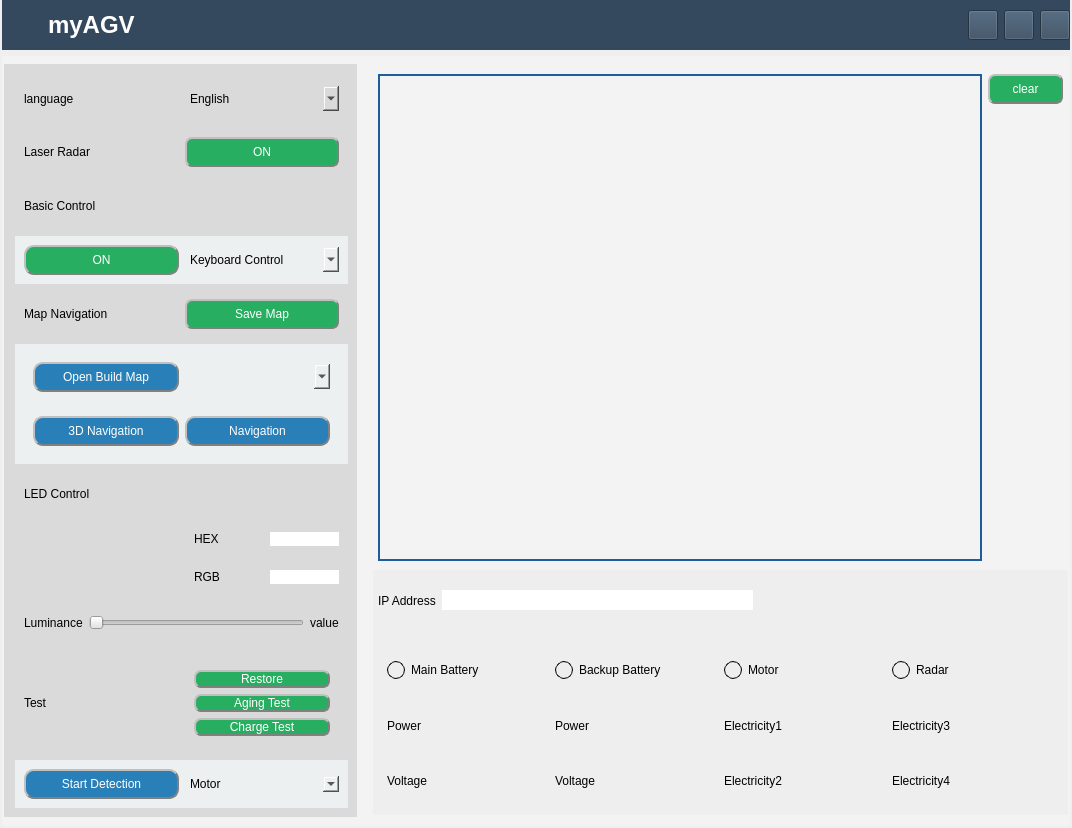
<?xml version="1.0" encoding="UTF-8"?>
<ui version="4.0">
 <class>myAGV</class>
 <widget class="QMainWindow" name="myAGV">
  <property name="geometry">
   <rect>
    <x>0</x>
    <y>0</y>
    <width>1072</width>
    <height>828</height>
   </rect>
  </property>
  <property name="windowTitle">
   <string>MainWindow</string>
  </property>
  <widget class="QWidget" name="centralwidget">
   <layout class="QVBoxLayout" name="verticalLayout_15">
    <property name="leftMargin">
     <number>2</number>
    </property>
    <property name="topMargin">
     <number>0</number>
    </property>
    <property name="rightMargin">
     <number>2</number>
    </property>
    <property name="bottomMargin">
     <number>2</number>
    </property>
    <item>
     <widget class="QWidget" name="menu_widget" native="true">
      <property name="maximumSize">
       <size>
        <width>16777215</width>
        <height>50</height>
       </size>
      </property>
      <property name="styleSheet">
       <string notr="true">background-color: rgb(52, 73, 94);</string>
      </property>
      <layout class="QGridLayout" name="gridLayout">
       <property name="leftMargin">
        <number>10</number>
       </property>
       <property name="topMargin">
        <number>0</number>
       </property>
       <property name="rightMargin">
        <number>0</number>
       </property>
       <property name="bottomMargin">
        <number>0</number>
       </property>
       <item row="0" column="1">
        <widget class="QLabel" name="title">
         <property name="font">
          <font>
           <family>Arial</family>
           <pointsize>18</pointsize>
           <weight>75</weight>
           <bold>true</bold>
          </font>
         </property>
         <property name="styleSheet">
          <string notr="true">background-color: rgb(255, 255, 255，200);
color: rgb(255, 255, 255);</string>
         </property>
         <property name="text">
          <string>myAGV</string>
         </property>
        </widget>
       </item>
       <item row="0" column="0">
        <widget class="QLabel" name="logo_lab">
         <property name="sizePolicy">
          <sizepolicy hsizetype="Preferred" vsizetype="Preferred">
           <horstretch>0</horstretch>
           <verstretch>0</verstretch>
          </sizepolicy>
         </property>
         <property name="minimumSize">
          <size>
           <width>25</width>
           <height>25</height>
          </size>
         </property>
         <property name="maximumSize">
          <size>
           <width>30</width>
           <height>30</height>
          </size>
         </property>
         <property name="styleSheet">
          <string notr="true"/>
         </property>
         <property name="text">
          <string/>
         </property>
         <property name="pixmap">
          <pixmap>C:/Users/Administrator/.designer/backup/operations_UI/img_UI/logo.ico</pixmap>
         </property>
         <property name="scaledContents">
          <bool>true</bool>
         </property>
         <property name="margin">
          <number>0</number>
         </property>
        </widget>
       </item>
       <item row="0" column="2">
        <widget class="QPushButton" name="min_btn">
         <property name="enabled">
          <bool>true</bool>
         </property>
         <property name="sizePolicy">
          <sizepolicy hsizetype="Minimum" vsizetype="Expanding">
           <horstretch>0</horstretch>
           <verstretch>0</verstretch>
          </sizepolicy>
         </property>
         <property name="minimumSize">
          <size>
           <width>30</width>
           <height>30</height>
          </size>
         </property>
         <property name="maximumSize">
          <size>
           <width>30</width>
           <height>30</height>
          </size>
         </property>
         <property name="cursor">
          <cursorShape>PointingHandCursor</cursorShape>
         </property>
         <property name="styleSheet">
          <string notr="true"/>
         </property>
         <property name="text">
          <string/>
         </property>
         <property name="icon">
          <iconset>
           <normaloff>C:/Users/Administrator/.designer/backup/operations_UI/img_UI/min.ico</normaloff>C:/Users/Administrator/.designer/backup/operations_UI/img_UI/min.ico</iconset>
         </property>
         <property name="iconSize">
          <size>
           <width>30</width>
           <height>30</height>
          </size>
         </property>
        </widget>
       </item>
       <item row="0" column="3">
        <widget class="QPushButton" name="max_btn">
         <property name="enabled">
          <bool>true</bool>
         </property>
         <property name="sizePolicy">
          <sizepolicy hsizetype="Minimum" vsizetype="Expanding">
           <horstretch>0</horstretch>
           <verstretch>0</verstretch>
          </sizepolicy>
         </property>
         <property name="minimumSize">
          <size>
           <width>30</width>
           <height>30</height>
          </size>
         </property>
         <property name="maximumSize">
          <size>
           <width>30</width>
           <height>30</height>
          </size>
         </property>
         <property name="cursor">
          <cursorShape>PointingHandCursor</cursorShape>
         </property>
         <property name="styleSheet">
          <string notr="true"/>
         </property>
         <property name="text">
          <string/>
         </property>
         <property name="icon">
          <iconset>
           <normaloff>C:/Users/Administrator/.designer/backup/operations_UI/img_UI/max.ico</normaloff>C:/Users/Administrator/.designer/backup/operations_UI/img_UI/max.ico</iconset>
         </property>
         <property name="iconSize">
          <size>
           <width>30</width>
           <height>30</height>
          </size>
         </property>
        </widget>
       </item>
       <item row="0" column="4">
        <widget class="QPushButton" name="close_btn">
         <property name="minimumSize">
          <size>
           <width>30</width>
           <height>30</height>
          </size>
         </property>
         <property name="maximumSize">
          <size>
           <width>30</width>
           <height>30</height>
          </size>
         </property>
         <property name="cursor">
          <cursorShape>PointingHandCursor</cursorShape>
         </property>
         <property name="styleSheet">
          <string notr="true"/>
         </property>
         <property name="text">
          <string/>
         </property>
         <property name="icon">
          <iconset>
           <normaloff>C:/Users/Administrator/.designer/backup/operations_UI/img_UI/close.ico</normaloff>C:/Users/Administrator/.designer/backup/operations_UI/img_UI/close.ico</iconset>
         </property>
         <property name="iconSize">
          <size>
           <width>30</width>
           <height>30</height>
          </size>
         </property>
        </widget>
       </item>
      </layout>
     </widget>
    </item>
    <item>
     <widget class="QScrollArea" name="scrollArea">
      <property name="styleSheet">
       <string notr="true">background-color: rgb(243, 243, 243);
border:None;</string>
      </property>
      <property name="widgetResizable">
       <bool>true</bool>
      </property>
      <widget class="QWidget" name="scrollAreaWidgetContents">
       <property name="geometry">
        <rect>
         <x>0</x>
         <y>0</y>
         <width>1068</width>
         <height>770</height>
        </rect>
       </property>
       <layout class="QHBoxLayout" name="horizontalLayout" stretch="1,2">
        <property name="leftMargin">
         <number>2</number>
        </property>
        <property name="topMargin">
         <number>8</number>
        </property>
        <property name="rightMargin">
         <number>2</number>
        </property>
        <item>
         <widget class="QWidget" name="widget_left" native="true">
          <property name="styleSheet">
           <string notr="true">background-color: rgb(218, 218, 218);</string>
          </property>
          <layout class="QVBoxLayout" name="verticalLayout_3">
           <property name="leftMargin">
            <number>11</number>
           </property>
           <property name="topMargin">
            <number>11</number>
           </property>
           <item>
            <widget class="QWidget" name="widget" native="true">
             <layout class="QHBoxLayout" name="horizontalLayout_12">
              <item>
               <widget class="QLabel" name="label_language">
                <property name="styleSheet">
                 <string notr="true">background-color: rgb(255, 255, 255，200);
font: 75 14pt &quot;Arial&quot;;</string>
                </property>
                <property name="text">
                 <string>language</string>
                </property>
               </widget>
              </item>
              <item>
               <widget class="QComboBox" name="comboBox_language_selection">
                <property name="minimumSize">
                 <size>
                  <width>0</width>
                  <height>25</height>
                 </size>
                </property>
                <item>
                 <property name="text">
                  <string>English</string>
                 </property>
                </item>
                <item>
                 <property name="text">
                  <string>Chinese</string>
                 </property>
                </item>
               </widget>
              </item>
             </layout>
            </widget>
           </item>
           <item>
            <widget class="QWidget" name="widget_5" native="true">
             <layout class="QHBoxLayout" name="horizontalLayout_4">
              <item>
               <widget class="QLabel" name="label_radar">
                <property name="styleSheet">
                 <string notr="true">font: 13pt &quot;Arial&quot;;</string>
                </property>
                <property name="text">
                 <string>Laser Radar</string>
                </property>
               </widget>
              </item>
              <item>
               <widget class="QPushButton" name="radar_button">
                <property name="minimumSize">
                 <size>
                  <width>0</width>
                  <height>30</height>
                 </size>
                </property>
                <property name="styleSheet">
                 <string notr="true">background-color: rgb(39, 174, 96);
color: rgb(255, 255, 255);
border-radius: 7px;
border: 2px groove gray;
border-style: outset;
font: 75 9pt &quot;Arial&quot;;</string>
                </property>
                <property name="text">
                 <string>ON</string>
                </property>
               </widget>
              </item>
             </layout>
            </widget>
           </item>
           <item>
            <widget class="QWidget" name="widget_6" native="true">
             <layout class="QHBoxLayout" name="horizontalLayout_3">
              <item>
               <widget class="QLabel" name="basic_control">
                <property name="styleSheet">
                 <string notr="true">font: 13pt &quot;Arial&quot;;</string>
                </property>
                <property name="text">
                 <string>Basic Control</string>
                </property>
               </widget>
              </item>
              <item>
               <widget class="QWidget" name="widget_7" native="true"/>
              </item>
             </layout>
            </widget>
           </item>
           <item>
            <widget class="QWidget" name="widget_8" native="true">
             <property name="styleSheet">
              <string notr="true">background-color: rgb(236, 240, 241);</string>
             </property>
             <layout class="QHBoxLayout" name="horizontalLayout_13">
              <item>
               <widget class="QPushButton" name="basic_control_button">
                <property name="minimumSize">
                 <size>
                  <width>0</width>
                  <height>30</height>
                 </size>
                </property>
                <property name="styleSheet">
                 <string notr="true">background-color: rgb(39, 174, 96);
color: rgb(255, 255, 255);
border-radius: 10px;
border: 2px groove gray;
border-style: outset;
font: 75 9pt &quot;Arial&quot;;</string>
                </property>
                <property name="text">
                 <string>ON</string>
                </property>
               </widget>
              </item>
              <item>
               <widget class="QComboBox" name="basic_control_selection">
                <property name="minimumSize">
                 <size>
                  <width>0</width>
                  <height>25</height>
                 </size>
                </property>
                <item>
                 <property name="text">
                  <string>Keyboard Control</string>
                 </property>
                </item>
                <item>
                 <property name="text">
                  <string>Joystick-Alphabet</string>
                 </property>
                </item>
                <item>
                 <property name="text">
                  <string>Joystick-Number</string>
                 </property>
                </item>
               </widget>
              </item>
             </layout>
            </widget>
           </item>
           <item>
            <widget class="QWidget" name="widget_9" native="true">
             <layout class="QHBoxLayout" name="horizontalLayout_5">
              <item>
               <widget class="QLabel" name="label_map_nav">
                <property name="styleSheet">
                 <string notr="true">font: 13pt &quot;Arial&quot;;</string>
                </property>
                <property name="text">
                 <string>Map Navigation</string>
                </property>
               </widget>
              </item>
              <item>
               <widget class="QPushButton" name="save_map_button">
                <property name="minimumSize">
                 <size>
                  <width>0</width>
                  <height>30</height>
                 </size>
                </property>
                <property name="styleSheet">
                 <string notr="true">background-color: rgb(39, 174, 96);
color: rgb(255, 255, 255);
border-radius: 7px;
border: 2px groove gray;
border-style: outset;
font: 75 9pt &quot;Arial&quot;;</string>
                </property>
                <property name="text">
                 <string>Save Map</string>
                </property>
               </widget>
              </item>
             </layout>
            </widget>
           </item>
           <item>
            <widget class="QWidget" name="widget_13" native="true">
             <property name="styleSheet">
              <string notr="true">background-color: rgb(236, 240, 241);</string>
             </property>
             <layout class="QVBoxLayout" name="verticalLayout_2">
              <item>
               <widget class="QWidget" name="widget_10" native="true">
                <property name="styleSheet">
                 <string notr="true"/>
                </property>
                <layout class="QHBoxLayout" name="horizontalLayout_6">
                 <item>
                  <widget class="QPushButton" name="open_build_map">
                   <property name="minimumSize">
                    <size>
                     <width>0</width>
                     <height>30</height>
                    </size>
                   </property>
                   <property name="styleSheet">
                    <string notr="true">background-color:rgb(41, 128, 185);
color: rgb(255, 255, 255);
border-radius: 10px;
border: 2px groove gray;
border-style: outset;
font: 75 9pt &quot;Arial&quot;;</string>
                   </property>
                   <property name="text">
                    <string>Open Build Map</string>
                   </property>
                  </widget>
                 </item>
                 <item>
                  <widget class="QComboBox" name="build_map_selection">
                   <property name="minimumSize">
                    <size>
                     <width>0</width>
                     <height>25</height>
                    </size>
                   </property>
                  </widget>
                 </item>
                </layout>
               </widget>
              </item>
              <item>
               <widget class="QWidget" name="widget_12" native="true">
                <property name="styleSheet">
                 <string notr="true"/>
                </property>
                <layout class="QHBoxLayout" name="horizontalLayout_9">
                 <item>
                  <widget class="QPushButton" name="navigation_3d_button">
                   <property name="minimumSize">
                    <size>
                     <width>0</width>
                     <height>30</height>
                    </size>
                   </property>
                   <property name="styleSheet">
                    <string notr="true">background-color:rgb(41, 128, 185);
color: rgb(255, 255, 255);
border-radius: 10px;
border: 2px groove gray;
border-style: outset;
font: 75 9pt &quot;Arial&quot;;</string>
                   </property>
                   <property name="text">
                    <string>3D Navigation</string>
                   </property>
                  </widget>
                 </item>
                 <item>
                  <widget class="QPushButton" name="navigation_button">
                   <property name="minimumSize">
                    <size>
                     <width>0</width>
                     <height>30</height>
                    </size>
                   </property>
                   <property name="styleSheet">
                    <string notr="true">background-color:rgb(41, 128, 185);
color: rgb(255, 255, 255);
border-radius: 10px;
border: 2px groove gray;
border-style: outset;
font: 75 9pt &quot;Arial&quot;;</string>
                   </property>
                   <property name="text">
                    <string>Navigation</string>
                   </property>
                  </widget>
                 </item>
                </layout>
               </widget>
              </item>
             </layout>
            </widget>
           </item>
           <item>
            <widget class="QWidget" name="widget_14" native="true">
             <layout class="QHBoxLayout" name="horizontalLayout_17">
              <item>
               <widget class="QLabel" name="label_10">
                <property name="styleSheet">
                 <string notr="true">font: 13pt &quot;Arial&quot;;</string>
                </property>
                <property name="text">
                 <string>LED Control</string>
                </property>
               </widget>
              </item>
              <item>
               <widget class="QWidget" name="widget_15" native="true"/>
              </item>
             </layout>
            </widget>
           </item>
           <item>
            <layout class="QHBoxLayout" name="horizontalLayout_palette">
             <item>
              <widget class="QWidget" name="color_palette" native="true"/>
             </item>
             <item>
              <layout class="QVBoxLayout" name="verticalLayout_4">
               <item>
                <widget class="QWidget" name="widget_hex" native="true">
                 <layout class="QHBoxLayout" name="horizontalLayout_29">
                  <item>
                   <widget class="QLabel" name="label_11">
                    <property name="text">
                     <string>HEX</string>
                    </property>
                   </widget>
                  </item>
                  <item>
                   <widget class="QLabel" name="lineEdit_HEX">
                    <property name="styleSheet">
                     <string notr="true">background:white;</string>
                    </property>
                    <property name="text">
                     <string/>
                    </property>
                   </widget>
                  </item>
                 </layout>
                </widget>
               </item>
               <item>
                <widget class="QWidget" name="widget_rgb" native="true">
                 <layout class="QHBoxLayout" name="horizontalLayout_30">
                  <item>
                   <widget class="QLabel" name="label_12">
                    <property name="text">
                     <string>RGB</string>
                    </property>
                   </widget>
                  </item>
                  <item>
                   <widget class="QLabel" name="lineEdit_RGB">
                    <property name="styleSheet">
                     <string notr="true">background:white;</string>
                    </property>
                    <property name="text">
                     <string/>
                    </property>
                   </widget>
                  </item>
                 </layout>
                </widget>
               </item>
              </layout>
             </item>
            </layout>
           </item>
           <item>
            <widget class="QWidget" name="widget_19" native="true">
             <layout class="QHBoxLayout" name="horizontalLayout_26">
              <item>
               <widget class="QLabel" name="label_luminance">
                <property name="styleSheet">
                 <string notr="true">font: 10pt &quot;Arial&quot;;</string>
                </property>
                <property name="text">
                 <string>Luminance</string>
                </property>
               </widget>
              </item>
              <item>
               <widget class="QSlider" name="horizontal_Slider">
                <property name="orientation">
                 <enum>Qt::Horizontal</enum>
                </property>
               </widget>
              </item>
              <item>
               <widget class="QLabel" name="label_value">
                <property name="text">
                 <string>value</string>
                </property>
               </widget>
              </item>
             </layout>
            </widget>
           </item>
           <item>
            <widget class="QWidget" name="widget_22" native="true">
             <layout class="QHBoxLayout" name="horizontalLayout_27">
              <item>
               <widget class="QLabel" name="label_15">
                <property name="styleSheet">
                 <string notr="true">font: 13pt &quot;Arial&quot;;</string>
                </property>
                <property name="text">
                 <string>Test</string>
                </property>
               </widget>
              </item>
              <item>
               <widget class="QWidget" name="widget_23" native="true">
                <layout class="QVBoxLayout" name="verticalLayout_8">
                 <item>
                  <widget class="QPushButton" name="Restore_btn">
                   <property name="styleSheet">
                    <string notr="true">background-color: rgb(39, 174, 96);
color: rgb(255, 255, 255);
border-radius: 7px;
border: 2px groove gray;
border-style: outset;
font: 75 9pt &quot;Arial&quot;;</string>
                   </property>
                   <property name="text">
                    <string>Restore</string>
                   </property>
                  </widget>
                 </item>
                 <item>
                  <widget class="QPushButton" name="Aging_btn">
                   <property name="styleSheet">
                    <string notr="true">background-color: rgb(39, 174, 96);
color: rgb(255, 255, 255);
border-radius: 7px;
border: 2px groove gray;
border-style: outset;
font: 75 9pt &quot;Arial&quot;;</string>
                   </property>
                   <property name="text">
                    <string>Aging Test</string>
                   </property>
                  </widget>
                 </item>
                 <item>
                  <widget class="QPushButton" name="Charge_btn">
                   <property name="styleSheet">
                    <string notr="true">background-color: rgb(39, 174, 96);
color: rgb(255, 255, 255);
border-radius: 7px;
border: 2px groove gray;
border-style: outset;
font: 75 9pt &quot;Arial&quot;;</string>
                   </property>
                   <property name="text">
                    <string>Charge Test</string>
                   </property>
                  </widget>
                 </item>
                </layout>
               </widget>
              </item>
             </layout>
            </widget>
           </item>
           <item>
            <widget class="QWidget" name="widget_24" native="true">
             <property name="styleSheet">
              <string notr="true">background-color: rgb(236, 240, 241);</string>
             </property>
             <layout class="QHBoxLayout" name="horizontalLayout_10">
              <item>
               <widget class="QPushButton" name="start_detection_button">
                <property name="sizePolicy">
                 <sizepolicy hsizetype="Minimum" vsizetype="Fixed">
                  <horstretch>0</horstretch>
                  <verstretch>30</verstretch>
                 </sizepolicy>
                </property>
                <property name="minimumSize">
                 <size>
                  <width>0</width>
                  <height>30</height>
                 </size>
                </property>
                <property name="styleSheet">
                 <string notr="true">background-color:rgb(41, 128, 185);
color: rgb(255, 255, 255);
border-radius: 10px;
border: 2px groove gray;
border-style: outset;
font: 75 9pt &quot;Arial&quot;;</string>
                </property>
                <property name="text">
                 <string>Start Detection</string>
                </property>
               </widget>
              </item>
              <item>
               <widget class="QComboBox" name="comboBox_testing">
                <item>
                 <property name="text">
                  <string>Motor</string>
                 </property>
                </item>
                <item>
                 <property name="text">
                  <string>LED</string>
                 </property>
                </item>
                <item>
                 <property name="text">
                  <string>2D Camera</string>
                 </property>
                </item>
                <item>
                 <property name="text">
                  <string>3D Camera</string>
                 </property>
                </item>
                <item>
                 <property name="text">
                  <string>Pump</string>
                 </property>
                </item>
               </widget>
              </item>
             </layout>
            </widget>
           </item>
          </layout>
         </widget>
        </item>
        <item>
         <widget class="QWidget" name="widget_right" native="true">
          <property name="styleSheet">
           <string notr="true"/>
          </property>
          <layout class="QVBoxLayout" name="verticalLayout_6" stretch="2,1">
           <property name="leftMargin">
            <number>10</number>
           </property>
           <property name="topMargin">
            <number>10</number>
           </property>
           <property name="rightMargin">
            <number>0</number>
           </property>
           <property name="bottomMargin">
            <number>2</number>
           </property>
           <item>
            <widget class="QWidget" name="widget_3" native="true">
             <layout class="QHBoxLayout" name="horizontalLayout_2" stretch="8,1">
              <property name="leftMargin">
               <number>5</number>
              </property>
              <property name="topMargin">
               <number>0</number>
              </property>
              <property name="rightMargin">
               <number>5</number>
              </property>
              <property name="bottomMargin">
               <number>3</number>
              </property>
              <item>
               <widget class="QTextBrowser" name="textBrowser">
                <property name="styleSheet">
                 <string notr="true">border:2px solid #1D5D9B;</string>
                </property>
               </widget>
              </item>
              <item>
               <layout class="QVBoxLayout" name="verticalLayout">
                <item>
                 <widget class="QPushButton" name="log_clear">
                  <property name="minimumSize">
                   <size>
                    <width>0</width>
                    <height>30</height>
                   </size>
                  </property>
                  <property name="styleSheet">
                   <string notr="true">background-color: rgb(39, 174, 96);
color: rgb(255, 255, 255);
border-radius: 7px;
border: 2px groove gray;
border-style: outset;
font: 75 9pt &quot;Arial&quot;;</string>
                  </property>
                  <property name="text">
                   <string>clear</string>
                  </property>
                 </widget>
                </item>
                <item>
                 <spacer name="verticalSpacer">
                  <property name="orientation">
                   <enum>Qt::Vertical</enum>
                  </property>
                  <property name="sizeHint" stdset="0">
                   <size>
                    <width>20</width>
                    <height>40</height>
                   </size>
                  </property>
                 </spacer>
                </item>
               </layout>
              </item>
             </layout>
            </widget>
           </item>
           <item>
            <widget class="QWidget" name="widget_4" native="true">
             <property name="styleSheet">
              <string notr="true">background-color:#EEEEEE;</string>
             </property>
             <layout class="QVBoxLayout" name="verticalLayout_14" stretch="1,3">
              <property name="leftMargin">
               <number>5</number>
              </property>
              <property name="topMargin">
               <number>0</number>
              </property>
              <property name="rightMargin">
               <number>5</number>
              </property>
              <property name="bottomMargin">
               <number>0</number>
              </property>
              <item>
               <widget class="QWidget" name="widget_11" native="true">
                <layout class="QHBoxLayout" name="horizontalLayout_20">
                 <property name="leftMargin">
                  <number>0</number>
                 </property>
                 <property name="rightMargin">
                  <number>0</number>
                 </property>
                 <property name="bottomMargin">
                  <number>8</number>
                 </property>
                 <item>
                  <widget class="QLabel" name="IP_address">
                   <property name="styleSheet">
                    <string notr="true">font: 10pt &quot;Arial&quot;;</string>
                   </property>
                   <property name="text">
                    <string>IP Address</string>
                   </property>
                  </widget>
                 </item>
                 <item>
                  <widget class="QLineEdit" name="lineEdit">
                   <property name="minimumSize">
                    <size>
                     <width>0</width>
                     <height>20</height>
                    </size>
                   </property>
                   <property name="styleSheet">
                    <string notr="true">background-color: rgb(255, 255, 255);</string>
                   </property>
                  </widget>
                 </item>
                 <item>
                  <spacer name="horizontalSpacer">
                   <property name="orientation">
                    <enum>Qt::Horizontal</enum>
                   </property>
                   <property name="sizeHint" stdset="0">
                    <size>
                     <width>40</width>
                     <height>20</height>
                    </size>
                   </property>
                  </spacer>
                 </item>
                </layout>
               </widget>
              </item>
              <item>
               <widget class="QWidget" name="widget_18" native="true">
                <property name="styleSheet">
                 <string notr="true"/>
                </property>
                <layout class="QHBoxLayout" name="horizontalLayout_8">
                 <item>
                  <layout class="QVBoxLayout" name="verticalLayout_5">
                   <item>
                    <layout class="QHBoxLayout" name="horizontalLayout_21">
                     <item>
                      <widget class="QLabel" name="status_battery_main">
                       <property name="minimumSize">
                        <size>
                         <width>18</width>
                         <height>18</height>
                        </size>
                       </property>
                       <property name="maximumSize">
                        <size>
                         <width>18</width>
                         <height>18</height>
                        </size>
                       </property>
                       <property name="styleSheet">
                        <string notr="true">border-radius: 9px;
border: 1px solid</string>
                       </property>
                       <property name="text">
                        <string/>
                       </property>
                      </widget>
                     </item>
                     <item>
                      <widget class="QLabel" name="main_battery">
                       <property name="styleSheet">
                        <string notr="true">font: 10pt &quot;Arial&quot;;</string>
                       </property>
                       <property name="text">
                        <string>Main Battery</string>
                       </property>
                      </widget>
                     </item>
                    </layout>
                   </item>
                   <item>
                    <layout class="QHBoxLayout" name="horizontalLayout_22">
                     <item>
                      <widget class="QLabel" name="electricity_main">
                       <property name="styleSheet">
                        <string notr="true">font: 10pt &quot;Arial&quot;;</string>
                       </property>
                       <property name="text">
                        <string>Power</string>
                       </property>
                      </widget>
                     </item>
                     <item>
                      <widget class="QLabel" name="lineEdit_power">
                       <property name="styleSheet">
                        <string notr="true"/>
                       </property>
                       <property name="text">
                        <string/>
                       </property>
                      </widget>
                     </item>
                    </layout>
                   </item>
                   <item>
                    <layout class="QHBoxLayout" name="horizontalLayout_23">
                     <item>
                      <widget class="QLabel" name="voltage">
                       <property name="styleSheet">
                        <string notr="true">font: 10pt &quot;Arial&quot;;</string>
                       </property>
                       <property name="text">
                        <string>Voltage</string>
                       </property>
                      </widget>
                     </item>
                     <item>
                      <widget class="QLabel" name="lineEdit_voltage">
                       <property name="styleSheet">
                        <string notr="true"/>
                       </property>
                       <property name="text">
                        <string/>
                       </property>
                      </widget>
                     </item>
                    </layout>
                   </item>
                  </layout>
                 </item>
                 <item>
                  <layout class="QVBoxLayout" name="verticalLayout_13">
                   <item>
                    <layout class="QHBoxLayout" name="horizontalLayout_31">
                     <item>
                      <widget class="QLabel" name="status_battery_backup_2">
                       <property name="minimumSize">
                        <size>
                         <width>18</width>
                         <height>18</height>
                        </size>
                       </property>
                       <property name="maximumSize">
                        <size>
                         <width>18</width>
                         <height>18</height>
                        </size>
                       </property>
                       <property name="styleSheet">
                        <string notr="true">border-radius: 9px;
border: 1px solid</string>
                       </property>
                       <property name="text">
                        <string/>
                       </property>
                      </widget>
                     </item>
                     <item>
                      <widget class="QLabel" name="backup_battery">
                       <property name="styleSheet">
                        <string notr="true">font: 10pt &quot;Arial&quot;;</string>
                       </property>
                       <property name="text">
                        <string>Backup Battery</string>
                       </property>
                      </widget>
                     </item>
                    </layout>
                   </item>
                   <item>
                    <layout class="QHBoxLayout" name="horizontalLayout_32">
                     <item>
                      <widget class="QLabel" name="power_backup">
                       <property name="styleSheet">
                        <string notr="true">font: 10pt &quot;Arial&quot;;</string>
                       </property>
                       <property name="text">
                        <string>Power</string>
                       </property>
                      </widget>
                     </item>
                     <item>
                      <widget class="QLabel" name="lineEdit_power_backup">
                       <property name="styleSheet">
                        <string notr="true"/>
                       </property>
                       <property name="text">
                        <string/>
                       </property>
                      </widget>
                     </item>
                    </layout>
                   </item>
                   <item>
                    <layout class="QHBoxLayout" name="horizontalLayout_33">
                     <item>
                      <widget class="QLabel" name="voltage_backup">
                       <property name="styleSheet">
                        <string notr="true">font: 10pt &quot;Arial&quot;;</string>
                       </property>
                       <property name="text">
                        <string>Voltage</string>
                       </property>
                      </widget>
                     </item>
                     <item>
                      <widget class="QLabel" name="lineEdit_voltage_backup">
                       <property name="styleSheet">
                        <string notr="true"/>
                       </property>
                       <property name="text">
                        <string/>
                       </property>
                      </widget>
                     </item>
                    </layout>
                   </item>
                  </layout>
                 </item>
                 <item>
                  <layout class="QVBoxLayout" name="verticalLayout_7">
                   <item>
                    <layout class="QHBoxLayout" name="horizontalLayout_25">
                     <item>
                      <widget class="QLabel" name="status_motor_1">
                       <property name="minimumSize">
                        <size>
                         <width>18</width>
                         <height>18</height>
                        </size>
                       </property>
                       <property name="maximumSize">
                        <size>
                         <width>18</width>
                         <height>18</height>
                        </size>
                       </property>
                       <property name="styleSheet">
                        <string notr="true">border-radius: 9px;
border: 1px solid</string>
                       </property>
                       <property name="text">
                        <string/>
                       </property>
                      </widget>
                     </item>
                     <item>
                      <widget class="QLabel" name="motor_1">
                       <property name="styleSheet">
                        <string notr="true">font: 10pt &quot;Arial&quot;;</string>
                       </property>
                       <property name="text">
                        <string>Motor</string>
                       </property>
                      </widget>
                     </item>
                    </layout>
                   </item>
                   <item>
                    <layout class="QHBoxLayout" name="horizontalLayout_7">
                     <item>
                      <widget class="QLabel" name="electricity_name1">
                       <property name="styleSheet">
                        <string notr="true">font: 10pt &quot;Arial&quot;;</string>
                       </property>
                       <property name="text">
                        <string>Electricity1</string>
                       </property>
                      </widget>
                     </item>
                     <item>
                      <widget class="QLabel" name="electricity_motor1">
                       <property name="text">
                        <string/>
                       </property>
                      </widget>
                     </item>
                    </layout>
                   </item>
                   <item>
                    <layout class="QHBoxLayout" name="horizontalLayout_11">
                     <item>
                      <widget class="QLabel" name="electricity_name_2">
                       <property name="styleSheet">
                        <string notr="true">font: 10pt &quot;Arial&quot;;</string>
                       </property>
                       <property name="text">
                        <string>Electricity2</string>
                       </property>
                      </widget>
                     </item>
                     <item>
                      <widget class="QLabel" name="electricity_motor2">
                       <property name="text">
                        <string/>
                       </property>
                      </widget>
                     </item>
                    </layout>
                   </item>
                  </layout>
                 </item>
                 <item>
                  <layout class="QVBoxLayout" name="verticalLayout_12">
                   <item>
                    <layout class="QHBoxLayout" name="horizontalLayout_24">
                     <item>
                      <widget class="QLabel" name="status_radar">
                       <property name="minimumSize">
                        <size>
                         <width>18</width>
                         <height>18</height>
                        </size>
                       </property>
                       <property name="maximumSize">
                        <size>
                         <width>18</width>
                         <height>18</height>
                        </size>
                       </property>
                       <property name="styleSheet">
                        <string notr="true">border-radius: 9px;
border: 1px solid</string>
                       </property>
                       <property name="text">
                        <string/>
                       </property>
                      </widget>
                     </item>
                     <item>
                      <widget class="QLabel" name="Radar">
                       <property name="styleSheet">
                        <string notr="true">font: 10pt &quot;Arial&quot;;</string>
                       </property>
                       <property name="text">
                        <string>Radar</string>
                       </property>
                      </widget>
                     </item>
                    </layout>
                   </item>
                   <item>
                    <layout class="QHBoxLayout" name="horizontalLayout_16">
                     <item>
                      <widget class="QLabel" name="electricity_name_3">
                       <property name="styleSheet">
                        <string notr="true">font: 10pt &quot;Arial&quot;;</string>
                       </property>
                       <property name="text">
                        <string>Electricity3</string>
                       </property>
                      </widget>
                     </item>
                     <item>
                      <widget class="QLabel" name="electricity_motor3">
                       <property name="text">
                        <string/>
                       </property>
                      </widget>
                     </item>
                    </layout>
                   </item>
                   <item>
                    <layout class="QHBoxLayout" name="horizontalLayout_18">
                     <item>
                      <widget class="QLabel" name="electricity_name_4">
                       <property name="styleSheet">
                        <string notr="true">font: 10pt &quot;Arial&quot;;</string>
                       </property>
                       <property name="text">
                        <string>Electricity4</string>
                       </property>
                      </widget>
                     </item>
                     <item>
                      <widget class="QLabel" name="electricity_motor4">
                       <property name="text">
                        <string/>
                       </property>
                      </widget>
                     </item>
                    </layout>
                   </item>
                  </layout>
                 </item>
                </layout>
               </widget>
              </item>
             </layout>
            </widget>
           </item>
          </layout>
         </widget>
        </item>
       </layout>
      </widget>
     </widget>
    </item>
   </layout>
  </widget>
 </widget>
 <resources/>
 <connections/>
</ui>
